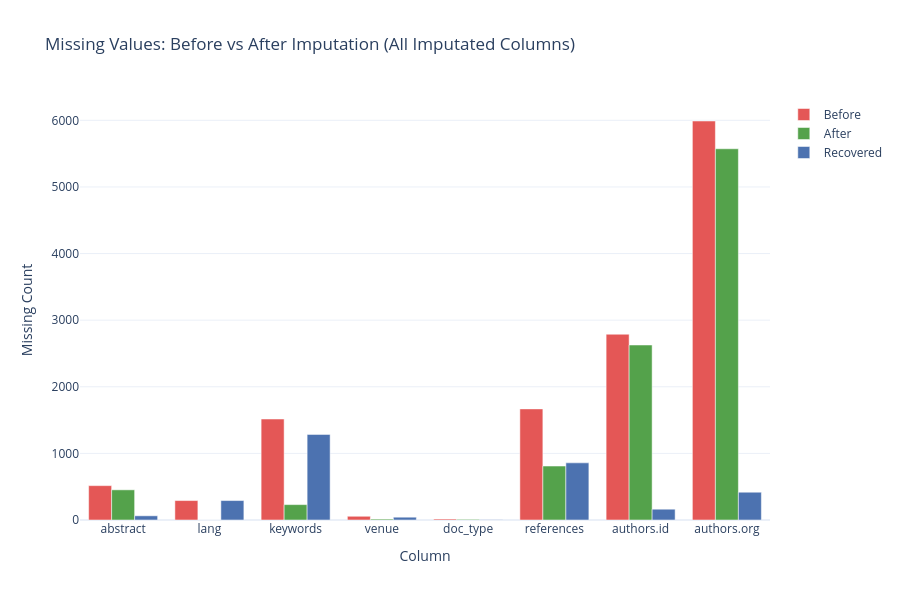

This figure's notebook cell:
### Code cell
import plotly.graph_objects as go

imputated_cols = ["abstract", "lang", "keywords", "venue", "doc_type", "references", "authors.id", "authors.org"]  

cols_to_plot = []
before = []
after = []

for col in imputated_cols:
    if col in missing_count_before.keys():
        cols_to_plot.append(col)
        before.append(missing_count_before[col])
        after.append(missing_count_after[col])
    elif col in missing_authors_before.keys():
        cols_to_plot.append(col)
        before.append(missing_authors_before[col])
        after.append(missing_authors_after[col])

improvement = [(b - a) for b, a in zip(before, after)]
improvement_pct = [((b - a) / b * 100) if b > 0 else 0 for b, a in zip(before, after)]

fig = go.Figure(data=[
    go.Bar(name='Before', x=cols_to_plot, y=before, marker_color='#E45756'),
    go.Bar(name='After', x=cols_to_plot, y=after, marker_color='#54A24B'),
    go.Bar(name='Recovered', x=cols_to_plot, y=improvement, marker_color='#4C72B0')
])

fig.update_layout(
    title="Missing Values: Before vs After Imputation (All Imputated Columns)",
    xaxis_title="Column",
    yaxis_title="Missing Count",
    barmode='group',
    height=600,
    template='plotly_white',
    hovermode='x unified',
    font=dict(size=12)
)

fig.show()

### Figure 1 — Plotly figure (JSON) as saved in the notebook; plotly's stock layout.template omitted (floating-point values rounded to 4 significant figures)
{"data": [{"marker": {"color": "#E45756"}, "name": "Before", "type": "bar", "x": ["abstract", "lang", "keywords", "venue", "doc_type", "references", "authors.id", "authors.org"], "y": [516, 292, 1516, 56, 15, 1668, 2789, 5990]}, {"marker": {"color": "#54A24B"}, "name": "After", "type": "bar", "x": ["abstract", "lang", "keywords", "venue", "doc_type", "references", "authors.id", "authors.org"], "y": [453, 0, 231, 14, 10, 810, 2627, 5573]}, {"marker": {"color": "#4C72B0"}, "name": "Recovered", "type": "bar", "x": ["abstract", "lang", "keywords", "venue", "doc_type", "references", "authors.id", "authors.org"], "y": [63, 292, 1285, 42, 5, 858, 162, 417]}], "layout": {"barmode": "group", "font": {"size": 12}, "height": 600, "hovermode": "x unified", "title": {"text": "Missing Values: Before vs After Imputation (All Imputated Columns)"}, "xaxis": {"title": {"text": "Column"}}, "yaxis": {"title": {"text": "Missing Count"}}}}
